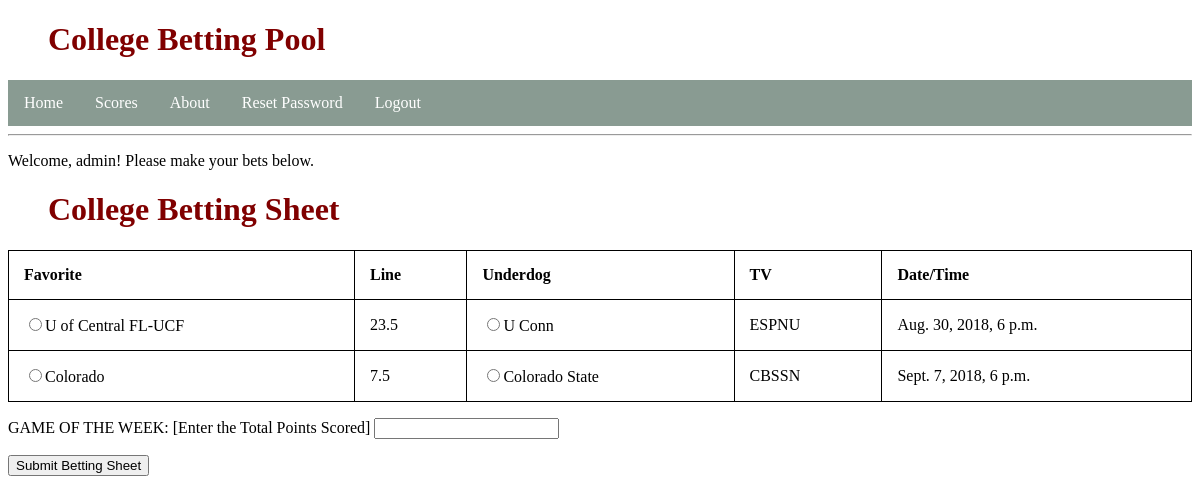
Page /collegebettingpoolapp/ (signed in) on the committed database.
### collegebettingpoolapp/models.py (models this page shows, shortened)
class Game(models.Model):
    favorite = models.CharField(max_length=200)
    underdog = models.CharField(max_length=200)
    line = models.DecimalField(decimal_places=1, max_digits=3)
    tv = models.CharField(max_length=20)
    datetime = models.DateTimeField(default=0)
    week = models.IntegerField(default=0)
    game_of_the_week = models.BooleanField(default=False)
    game_winner = models.NullBooleanField()

### collegebettingpoolapp/views.py (the view, shortened to what this page needs)
# urls.py: path('', views.index, name='index'),
def index(request):
    current_week = Setting.objects.get(setting="CurrentWeek")
    user_id = request.user.id
    current_week_game_list = Game.objects.filter(week=current_week.value).order_by('id')[:15]
    current_user_bets = Bet.objects.filter(userID=user_id)
    context = {'current_week_game_list': current_week_game_list,
               'current_user_bets': current_user_bets}
    return render(request, 'collegebettingpoolapp/home.html', context)

### collegebettingpoolapp/templates/collegebettingpoolapp/home.html (shortened to what this page needs)
{% extends 'base.html' %}
{% block content %}
{% if user.is_authenticated %}
  <p>Welcome, {{ user.username }}! Please make your bets below.</p>
  <h1>College Betting Sheet</h1>
  	<form target="_self" method="post">
  	<table style="width:100%">
  		<tr>
  			<th>Favorite</th>
  			<th>Line</th>
  			<th>Underdog</th>
  			<th>TV</th>
  			<th>Date/Time</th>
  		</tr>
  		{% for game in current_week_game_list %}
  		<tr>
  			<td><input type="radio" name="g{{ game.id }}" value="{{game.favorite}}" />{{ game.favorite }}</td>
  			<td>{{ game.line }}</td>
  			<td><input type="radio" name="g{{ game.id }}" value="{{game.underdog}}" />{{ game.underdog }}</td>
  			<td>{{ game.tv }}</td>
  			<td>{{ game.datetime }}</td>
  		</tr>
  		{% endfor %}
  	</table>
    <p>GAME OF THE WEEK: [Enter the Total Points Scored] <input type="text" name="game_of_the_week_points"> </p>
  	<input type="Submit" value="Submit Betting Sheet" />
  </form>
  <br/>
{% else %}
  <p>You are not logged in</p>
{% endif %}
{% endblock %}

### collegebettingpoolapp/templates/base.html (shortened to what this page needs)
{% load static %}
<!DOCTYPE html>
<html>
<head>
  	<link rel="stylesheet" type="text/css" href= "{% static 'collegebettingpoolapp/main.css'%}">
</head>
<body>
	<header>
		    <h1>College Betting Pool</h1>
    <ul>
  <li><a href="{% url 'index' %}">Home</a></li>
  {% if user.is_authenticated %}
  <li><a href="{% url 'bettingpool-scores' %}">Scores</a></li>
  <li><a href="{% url 'bettingpool-about' %}">About</a></li>
  <li><a href="{% url 'password_reset' %}">Reset Password</a></li>
  <li><a href="{% url 'logout' %}">Logout</a></li>
  {% else %}
  <li><a href="{% url 'login' %}">Login</a></li>
  {% endif %}
	</header>
	<hr>
  <main>
    {% block content %}
    {% endblock %}
  </main>
</body>
</html>

### collegebettingpoolapp/static/collegebettingpoolapp/main.css (style rules this page uses)
h1 { color: maroon; margin-left: 40px; }
ul { list-style-type: none; margin: 0; padding: 0; overflow: hidden; background-color: #2438; }
li { float: left; }
li a { display: block; color: white; text-align: center; padding: 14px 16px; text-decoration: none; }

### collegebettingpoolapp/templates/base.html (style rules this page uses)
body { background-color: white; }
h1 { color: maroon; margin-left: 40px; }
ul { list-style-type: none; margin: 0; padding: 0; overflow: hidden; background-color: #2438; }
li { float: left; }
li a { display: block; color: white; text-align: center; padding: 14px 16px; text-decoration: none; }
table, th, td { border: 1px solid black; border-collapse: collapse; }
th, td { padding: 15px; text-align: left; }

### rows in the picture
Game: favorite "U of Central FL-UCF", line "23.5", underdog "U Conn", tv "ESPNU", datetime "Aug. 30, 2018, 6 p.m."
Game: favorite "Colorado", line "7.5", underdog "Colorado State", tv "CBSSN", datetime "Sept. 7, 2018, 6 p.m."

### other values in the picture
{{ user.username }} "admin"
